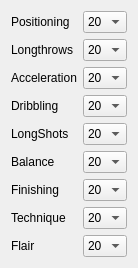
  <widget class="QWidget" name="formLayoutWidget_4">
   <property name="geometry">
    <rect>
     <x>260</x>
     <y>10</y>
     <width>121</width>
     <height>241</height>
    </rect>
   </property>
   <layout class="QFormLayout" name="formLayout_4">
    <item row="2" column="0">
     <widget class="QLabel" name="ss3_3">
      <property name="styleSheet">
       <string notr="true">font: 9pt &quot;맑은 고딕&quot;;
color: rgb(0, 0, 0);</string>
      </property>
      <property name="text">
       <string>Acceleration</string>
      </property>
     </widget>
    </item>
    <item row="0" column="0">
     <widget class="QLabel" name="ss1_3">
      <property name="styleSheet">
       <string notr="true">font: 9pt &quot;맑은 고딕&quot;;
color: rgb(0, 0, 0);</string>
      </property>
      <property name="text">
       <string>Positioning</string>
      </property>
     </widget>
    </item>
    <item row="1" column="0">
     <widget class="QLabel" name="ss2_3">
      <property name="styleSheet">
       <string notr="true">font: 9pt &quot;맑은 고딕&quot;;
color: rgb(0, 0, 0);</string>
      </property>
      <property name="text">
       <string>Longthrows</string>
      </property>
     </widget>
    </item>
    <item row="2" column="1">
     <widget class="QComboBox" name="comboBox_18">
      <item>
       <property name="text">
        <string>20</string>
       </property>
      </item>
      <item>
       <property name="text">
        <string>19</string>
       </property>
      </item>
      <item>
       <property name="text">
        <string>18</string>
       </property>
      </item>
      <item>
       <property name="text">
        <string>17</string>
       </property>
      </item>
      <item>
       <property name="text">
        <string>16</string>
       </property>
      </item>
      <item>
       <property name="text">
        <string>15</string>
       </property>
      </item>
      <item>
       <property name="text">
        <string>14</string>
       </property>
      </item>
      <item>
       <property name="text">
        <string>13</string>
       </property>
      </item>
      <item>
       <property name="text">
        <string>12</string>
       </property>
      </item>
      <item>
       <property name="text">
        <string>11</string>
       </property>
      </item>
      <item>
       <property name="text">
        <string>10</string>
       </property>
      </item>
      <item>
       <property name="text">
        <string>9</string>
       </property>
      </item>
      <item>
       <property name="text">
        <string>8</string>
       </property>
      </item>
      <item>
       <property name="text">
        <string>7</string>
       </property>
      </item>
      <item>
       <property name="text">
        <string>6</string>
       </property>
      </item>
      <item>
       <property name="text">
        <string>5</string>
       </property>
      </item>
      <item>
       <property name="text">
        <string>4</string>
       </property>
      </item>
      <item>
       <property name="text">
        <string>3</string>
       </property>
      </item>
      <item>
       <property name="text">
        <string>2</string>
       </property>
      </item>
      <item>
       <property name="text">
        <string>1</string>
       </property>
      </item>
      <item>
       <property name="text">
        <string>0</string>
       </property>
      </item>
     </widget>
    </item>
    <item row="0" column="1">
     <widget class="QComboBox" name="comboBox_19">
      <item>
       <property name="text">
        <string>20</string>
       </property>
      </item>
      <item>
       <property name="text">
        <string>19</string>
       </property>
      </item>
      <item>
       <property name="text">
        <string>18</string>
       </property>
      </item>
      <item>
       <property name="text">
        <string>17</string>
       </property>
      </item>
      <item>
       <property name="text">
        <string>16</string>
       </property>
      </item>
      <item>
       <property name="text">
        <string>15</string>
       </property>
      </item>
      <item>
       <property name="text">
        <string>14</string>
       </property>
      </item>
      <item>
       <property name="text">
        <string>13</string>
       </property>
      </item>
      <item>
       <property name="text">
        <string>12</string>
       </property>
      </item>
      <item>
       <property name="text">
        <string>11</string>
       </property>
      </item>
      <item>
       <property name="text">
        <string>10</string>
       </property>
      </item>
      <item>
       <property name="text">
        <string>9</string>
       </property>
      </item>
      <item>
       <property name="text">
        <string>8</string>
       </property>
      </item>
      <item>
       <property name="text">
        <string>7</string>
       </property>
      </item>
      <item>
       <property name="text">
        <string>6</string>
       </property>
      </item>
      <item>
       <property name="text">
        <string>5</string>
       </property>
      </item>
      <item>
       <property name="text">
        <string>4</string>
       </property>
      </item>
      <item>
       <property name="text">
        <string>3</string>
       </property>
      </item>
      <item>
       <property name="text">
        <string>2</string>
       </property>
      </item>
      <item>
       <property name="text">
        <string>1</string>
       </property>
      </item>
      <item>
       <property name="text">
        <string>0</string>
       </property>
      </item>
     </widget>
    </item>
    <item row="1" column="1">
     <widget class="QComboBox" name="comboBox_20">
      <item>
       <property name="text">
        <string>20</string>
       </property>
      </item>
      <item>
       <property name="text">
        <string>19</string>
       </property>
      </item>
      <item>
       <property name="text">
        <string>18</string>
       </property>
      </item>
      <item>
       <property name="text">
        <string>17</string>
       </property>
      </item>
      <item>
       <property name="text">
        <string>16</string>
       </property>
      </item>
      <item>
       <property name="text">
        <string>15</string>
       </property>
      </item>
      <item>
       <property name="text">
        <string>14</string>
       </property>
      </item>
      <item>
       <property name="text">
        <string>13</string>
       </property>
      </item>
      <item>
       <property name="text">
        <string>12</string>
       </property>
      </item>
      <item>
       <property name="text">
        <string>11</string>
       </property>
      </item>
      <item>
       <property name="text">
        <string>10</string>
       </property>
      </item>
      <item>
       <property name="text">
        <string>9</string>
       </property>
      </item>
      <item>
       <property name="text">
        <string>8</string>
       </property>
      </item>
      <item>
       <property name="text">
        <string>7</string>
       </property>
      </item>
      <item>
       <property name="text">
        <string>6</string>
       </property>
      </item>
      <item>
       <property name="text">
        <string>5</string>
       </property>
      </item>
      <item>
       <property name="text">
        <string>4</string>
       </property>
      </item>
      <item>
       <property name="text">
        <string>3</string>
       </property>
      </item>
      <item>
       <property name="text">
        <string>2</string>
       </property>
      </item>
      <item>
       <property name="text">
        <string>1</string>
       </property>
      </item>
      <item>
       <property name="text">
        <string>0</string>
       </property>
      </item>
     </widget>
    </item>
    <item row="3" column="1">
     <widget class="QComboBox" name="comboBox_21">
      <item>
       <property name="text">
        <string>20</string>
       </property>
      </item>
      <item>
       <property name="text">
        <string>19</string>
       </property>
      </item>
      <item>
       <property name="text">
        <string>18</string>
       </property>
      </item>
      <item>
       <property name="text">
        <string>17</string>
       </property>
      </item>
      <item>
       <property name="text">
        <string>16</string>
       </property>
      </item>
      <item>
       <property name="text">
        <string>15</string>
       </property>
      </item>
      <item>
       <property name="text">
        <string>14</string>
       </property>
      </item>
      <item>
       <property name="text">
        <string>13</string>
       </property>
      </item>
      <item>
       <property name="text">
        <string>12</string>
       </property>
      </item>
      <item>
       <property name="text">
        <string>11</string>
       </property>
      </item>
      <item>
       <property name="text">
        <string>10</string>
       </property>
      </item>
      <item>
       <property name="text">
        <string>9</string>
       </property>
      </item>
      <item>
       <property name="text">
        <string>8</string>
       </property>
      </item>
      <item>
       <property name="text">
        <string>7</string>
       </property>
      </item>
      <item>
       <property name="text">
        <string>6</string>
       </property>
      </item>
      <item>
       <property name="text">
        <string>5</string>
       </property>
      </item>
      <item>
       <property name="text">
        <string>4</string>
       </property>
      </item>
      <item>
       <property name="text">
        <string>3</string>
       </property>
      </item>
      <item>
       <property name="text">
        <string>2</string>
       </property>
      </item>
      <item>
       <property name="text">
        <string>1</string>
       </property>
      </item>
      <item>
       <property name="text">
        <string>0</string>
       </property>
      </item>
     </widget>
    </item>
    <item row="5" column="0">
     <widget class="QLabel" name="ss6_3">
      <property name="styleSheet">
       <string notr="true">font: 9pt &quot;맑은 고딕&quot;;
color: rgb(0, 0, 0);</string>
      </property>
      <property name="text">
       <string>Balance</string>
      </property>
     </widget>
    </item>
    <item row="6" column="0">
     <widget class="QLabel" name="ss7_3">
      <property name="styleSheet">
       <string notr="true">font: 9pt &quot;맑은 고딕&quot;;
color: rgb(0, 0, 0);</string>
      </property>
      <property name="text">
       <string>Finishing</string>
      </property>
     </widget>
    </item>
    <item row="7" column="0">
     <widget class="QLabel" name="ss8_3">
      <property name="styleSheet">
       <string notr="true">font: 9pt &quot;맑은 고딕&quot;;
color: rgb(0, 0, 0);</string>
      </property>
      <property name="text">
       <string>Technique</string>
      </property>
     </widget>
    </item>
    <item row="5" column="1">
     <widget class="QComboBox" name="comboBox_23">
      <item>
       <property name="text">
        <string>20</string>
       </property>
      </item>
      <item>
       <property name="text">
        <string>19</string>
       </property>
      </item>
      <item>
       <property name="text">
        <string>18</string>
       </property>
      </item>
      <item>
       <property name="text">
        <string>17</string>
       </property>
      </item>
      <item>
       <property name="text">
        <string>16</string>
       </property>
      </item>
      <item>
       <property name="text">
        <string>15</string>
       </property>
      </item>
      <item>
       <property name="text">
        <string>14</string>
       </property>
      </item>
      <item>
       <property name="text">
        <string>13</string>
       </property>
      </item>
      <item>
       <property name="text">
        <string>12</string>
       </property>
      </item>
      <item>
       <property name="text">
        <string>11</string>
       </property>
      </item>
      <item>
       <property name="text">
        <string>10</string>
       </property>
      </item>
      <item>
       <property name="text">
        <string>9</string>
       </property>
      </item>
      <item>
       <property name="text">
        <string>8</string>
       </property>
      </item>
      <item>
       <property name="text">
        <string>7</string>
       </property>
      </item>
      <item>
       <property name="text">
        <string>6</string>
       </property>
      </item>
      <item>
       <property name="text">
        <string>5</string>
       </property>
      </item>
      <item>
       <property name="text">
        <string>4</string>
       </property>
      </item>
      <item>
       <property name="text">
        <string>3</string>
       </property>
      </item>
      <item>
       <property name="text">
        <string>2</string>
       </property>
      </item>
      <item>
       <property name="text">
        <string>1</string>
       </property>
      </item>
      <item>
       <property name="text">
        <string>0</string>
       </property>
      </item>
     </widget>
    </item>
    <item row="6" column="1">
     <widget class="QComboBox" name="comboBox_24">
      <item>
       <property name="text">
        <string>20</string>
       </property>
      </item>
      <item>
       <property name="text">
        <string>19</string>
       </property>
      </item>
      <item>
       <property name="text">
        <string>18</string>
       </property>
      </item>
      <item>
       <property name="text">
        <string>17</string>
       </property>
      </item>
      <item>
       <property name="text">
        <string>16</string>
       </property>
      </item>
      <item>
       <property name="text">
        <string>15</string>
       </property>
      </item>
      <item>
       <property name="text">
        <string>14</string>
       </property>
      </item>
      <item>
       <property name="text">
        <string>13</string>
       </property>
      </item>
      <item>
       <property name="text">
        <string>12</string>
       </property>
      </item>
      <item>
       <property name="text">
        <string>11</string>
       </property>
      </item>
      <item>
       <property name="text">
        <string>10</string>
       </property>
      </item>
      <item>
       <property name="text">
        <string>9</string>
       </property>
      </item>
      <item>
       <property name="text">
        <string>8</string>
       </property>
      </item>
      <item>
       <property name="text">
        <string>7</string>
       </property>
      </item>
      <item>
       <property name="text">
        <string>6</string>
       </property>
      </item>
      <item>
       <property name="text">
        <string>5</string>
       </property>
      </item>
      <item>
       <property name="text">
        <string>4</string>
       </property>
      </item>
      <item>
       <property name="text">
        <string>3</string>
       </property>
      </item>
      <item>
       <property name="text">
        <string>2</string>
       </property>
      </item>
      <item>
       <property name="text">
        <string>1</string>
       </property>
      </item>
      <item>
       <property name="text">
        <string>0</string>
       </property>
      </item>
     </widget>
    </item>
    <item row="7" column="1">
     <widget class="QComboBox" name="comboBox_25">
      <item>
       <property name="text">
        <string>20</string>
       </property>
      </item>
      <item>
       <property name="text">
        <string>19</string>
       </property>
      </item>
      <item>
       <property name="text">
        <string>18</string>
       </property>
      </item>
      <item>
       <property name="text">
        <string>17</string>
       </property>
      </item>
      <item>
       <property name="text">
        <string>16</string>
       </property>
      </item>
      <item>
       <property name="text">
        <string>15</string>
       </property>
      </item>
      <item>
       <property name="text">
        <string>14</string>
       </property>
      </item>
      <item>
       <property name="text">
        <string>13</string>
       </property>
      </item>
      <item>
       <property name="text">
        <string>12</string>
       </property>
      </item>
      <item>
       <property name="text">
        <string>11</string>
       </property>
      </item>
      <item>
       <property name="text">
        <string>10</string>
       </property>
      </item>
      <item>
       <property name="text">
        <string>9</string>
       </property>
      </item>
      <item>
       <property name="text">
        <string>8</string>
       </property>
      </item>
      <item>
       <property name="text">
        <string>7</string>
       </property>
      </item>
      <item>
       <property name="text">
        <string>6</string>
       </property>
      </item>
      <item>
       <property name="text">
        <string>5</string>
       </property>
      </item>
      <item>
       <property name="text">
        <string>4</string>
       </property>
      </item>
      <item>
       <property name="text">
        <string>3</string>
       </property>
      </item>
      <item>
       <property name="text">
        <string>2</string>
       </property>
      </item>
      <item>
       <property name="text">
        <string>1</string>
       </property>
      </item>
      <item>
       <property name="text">
        <string>0</string>
       </property>
      </item>
     </widget>
    </item>
    <item row="3" column="0">
     <widget class="QLabel" name="ss4_3">
      <property name="styleSheet">
       <string notr="true">font: 9pt &quot;맑은 고딕&quot;;
color: rgb(0, 0, 0);</string>
      </property>
      <property name="text">
       <string>Dribbling</string>
      </property>
     </widget>
    </item>
    <item row="4" column="0">
     <widget class="QLabel" name="ss4_4">
      <property name="styleSheet">
       <string notr="true">font: 9pt &quot;맑은 고딕&quot;;
color: rgb(0, 0, 0);</string>
      </property>
      <property name="text">
       <string>LongShots</string>
      </property>
     </widget>
    </item>
    <item row="4" column="1">
     <widget class="QComboBox" name="comboBox_29">
      <item>
       <property name="text">
        <string>20</string>
       </property>
      </item>
      <item>
       <property name="text">
        <string>19</string>
       </property>
      </item>
      <item>
       <property name="text">
        <string>18</string>
       </property>
      </item>
      <item>
       <property name="text">
        <string>17</string>
       </property>
      </item>
      <item>
       <property name="text">
        <string>16</string>
       </property>
      </item>
      <item>
       <property name="text">
        <string>15</string>
       </property>
      </item>
      <item>
       <property name="text">
        <string>14</string>
       </property>
      </item>
      <item>
       <property name="text">
        <string>13</string>
       </property>
      </item>
      <item>
       <property name="text">
        <string>12</string>
       </property>
      </item>
      <item>
       <property name="text">
        <string>11</string>
       </property>
      </item>
      <item>
       <property name="text">
        <string>10</string>
       </property>
      </item>
      <item>
       <property name="text">
        <string>9</string>
       </property>
      </item>
      <item>
       <property name="text">
        <string>8</string>
       </property>
      </item>
      <item>
       <property name="text">
        <string>7</string>
       </property>
      </item>
      <item>
       <property name="text">
        <string>6</string>
       </property>
      </item>
      <item>
       <property name="text">
        <string>5</string>
       </property>
      </item>
      <item>
       <property name="text">
        <string>4</string>
       </property>
      </item>
      <item>
       <property name="text">
        <string>3</string>
       </property>
      </item>
      <item>
       <property name="text">
        <string>2</string>
       </property>
      </item>
      <item>
       <property name="text">
        <string>1</string>
       </property>
      </item>
      <item>
       <property name="text">
        <string>0</string>
       </property>
      </item>
     </widget>
    </item>
    <item row="8" column="0">
     <widget class="QLabel" name="ss3_2">
      <property name="styleSheet">
       <string notr="true">font: 9pt &quot;맑은 고딕&quot;;
color: rgb(0, 0, 0);</string>
      </property>
      <property name="text">
       <string>Flair</string>
      </property>
     </widget>
    </item>
    <item row="8" column="1">
     <widget class="QComboBox" name="comboBox_10">
      <item>
       <property name="text">
        <string>20</string>
       </property>
      </item>
      <item>
       <property name="text">
        <string>19</string>
       </property>
      </item>
      <item>
       <property name="text">
        <string>18</string>
       </property>
      </item>
      <item>
       <property name="text">
        <string>17</string>
       </property>
      </item>
      <item>
       <property name="text">
        <string>16</string>
       </property>
      </item>
      <item>
       <property name="text">
        <string>15</string>
       </property>
      </item>
      <item>
       <property name="text">
        <string>14</string>
       </property>
      </item>
      <item>
       <property name="text">
        <string>13</string>
       </property>
      </item>
      <item>
       <property name="text">
        <string>12</string>
       </property>
      </item>
      <item>
       <property name="text">
        <string>11</string>
       </property>
      </item>
      <item>
       <property name="text">
        <string>10</string>
       </property>
      </item>
      <item>
       <property name="text">
        <string>9</string>
       </property>
      </item>
      <item>
       <property name="text">
        <string>8</string>
       </property>
      </item>
      <item>
       <property name="text">
        <string>7</string>
       </property>
      </item>
      <item>
       <property name="text">
        <string>6</string>
       </property>
      </item>
      <item>
       <property name="text">
        <string>5</string>
       </property>
      </item>
      <item>
       <property name="text">
        <string>4</string>
       </property>
      </item>
      <item>
       <property name="text">
        <string>3</string>
       </property>
      </item>
      <item>
       <property name="text">
        <string>2</string>
       </property>
      </item>
      <item>
       <property name="text">
        <string>1</string>
       </property>
      </item>
      <item>
       <property name="text">
        <string>0</string>
       </property>
      </item>
     </widget>
    </item>
   </layout>
  </widget>
